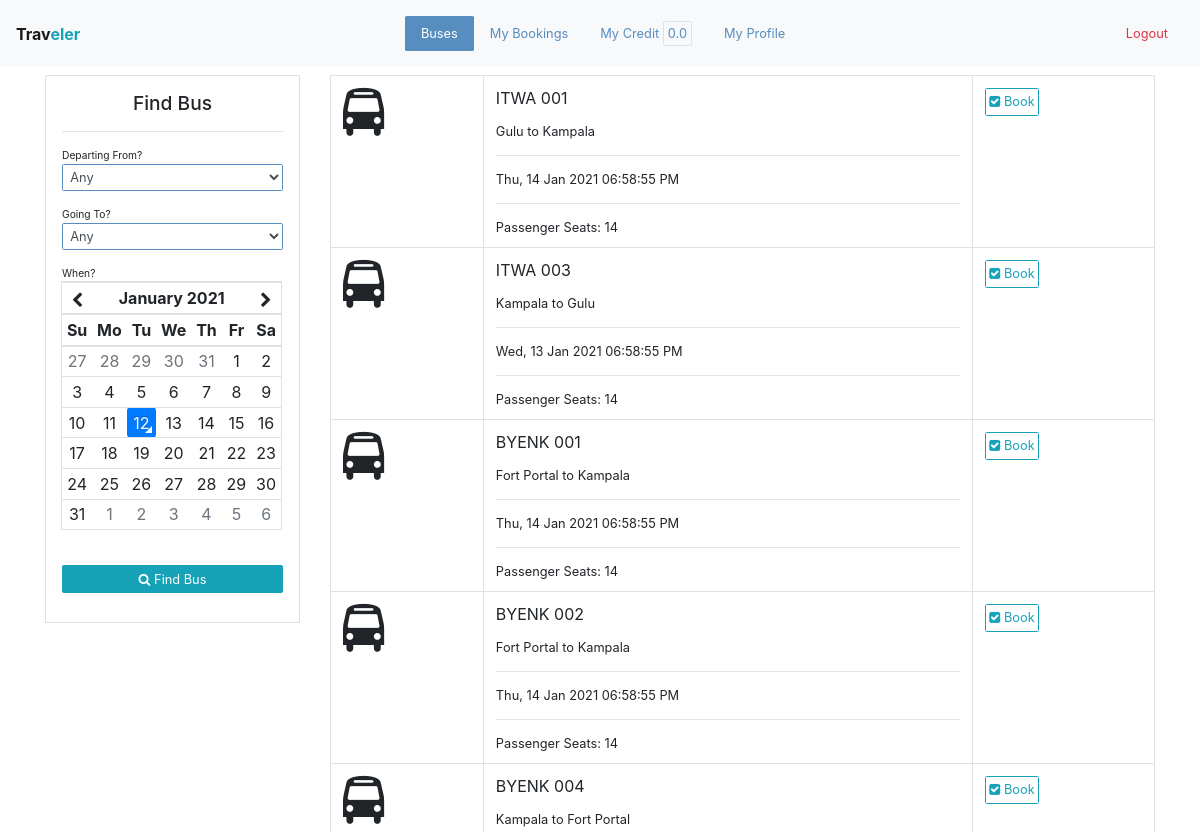
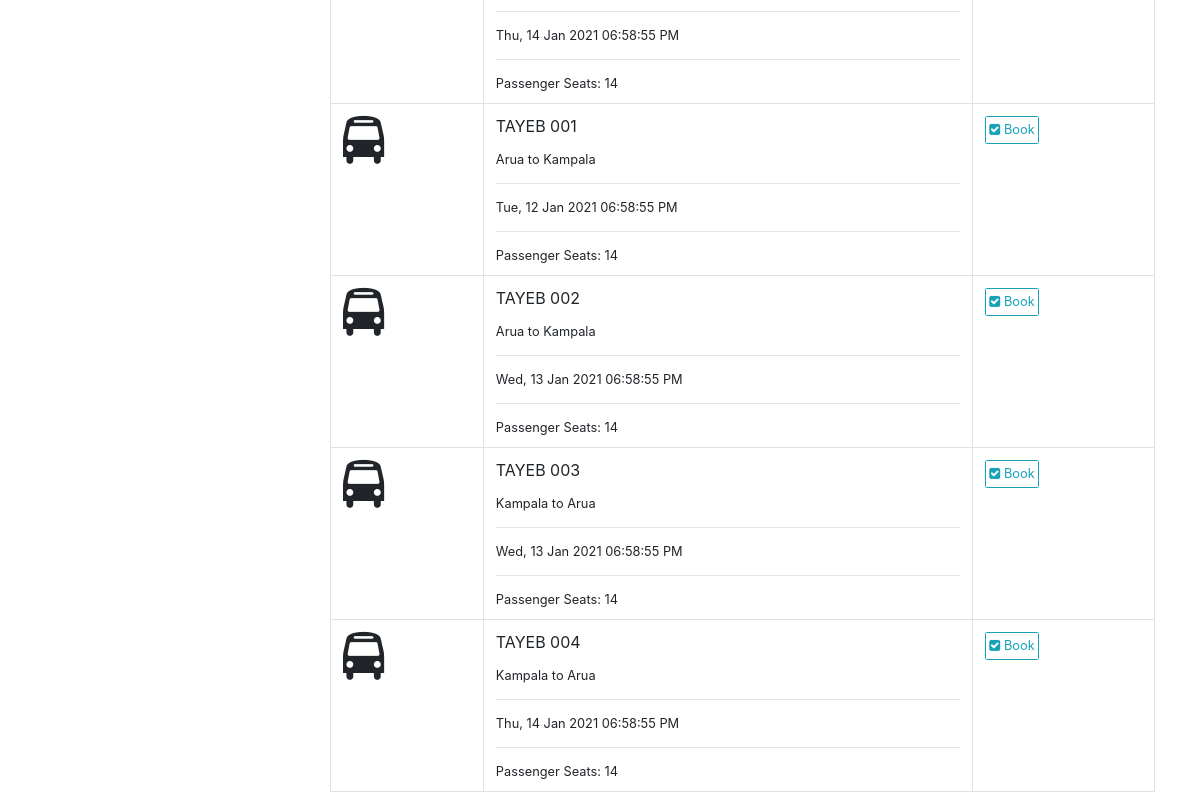
The app's page /bus/search (signed in), older data (2 pictures, top to bottom).
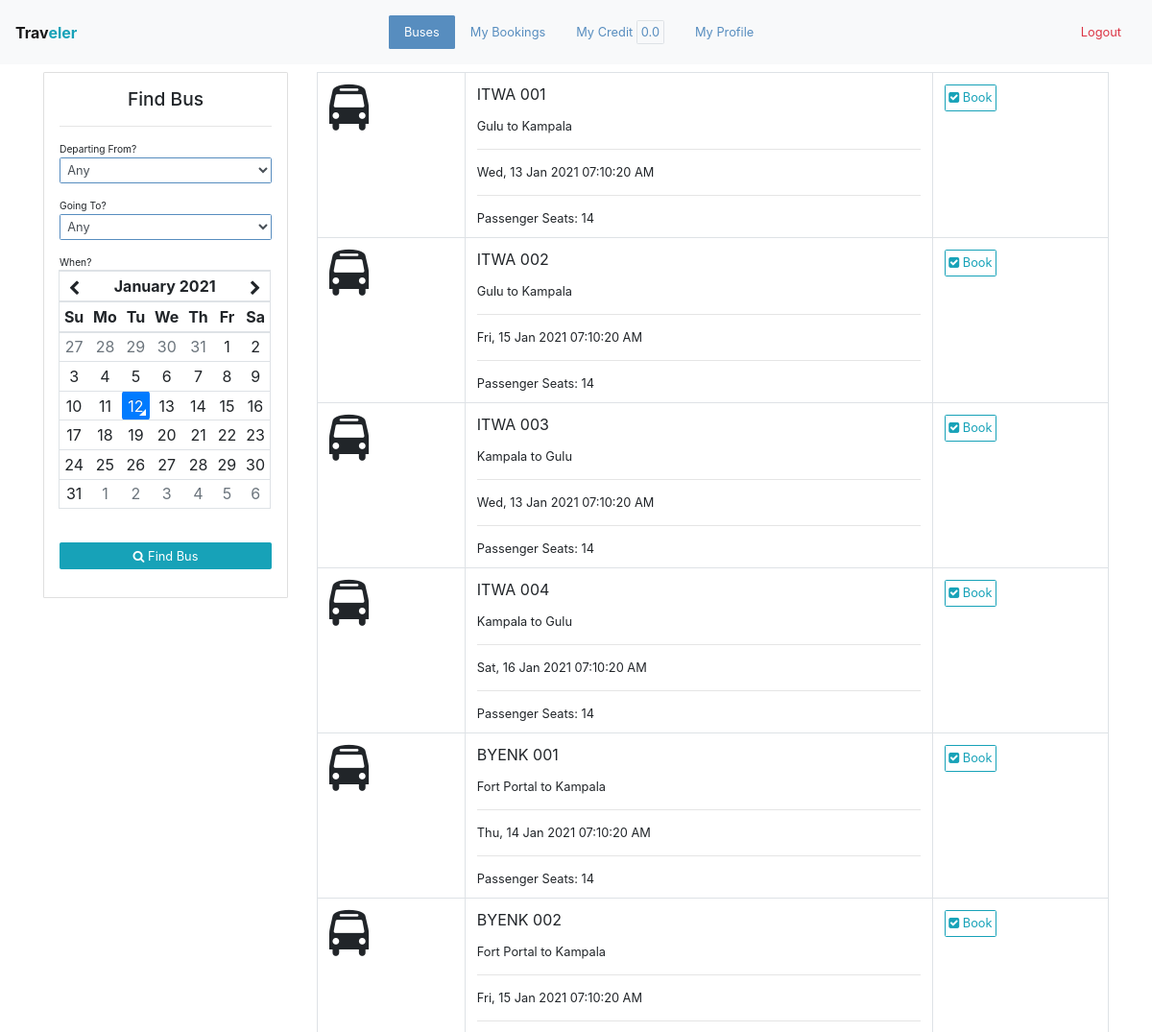
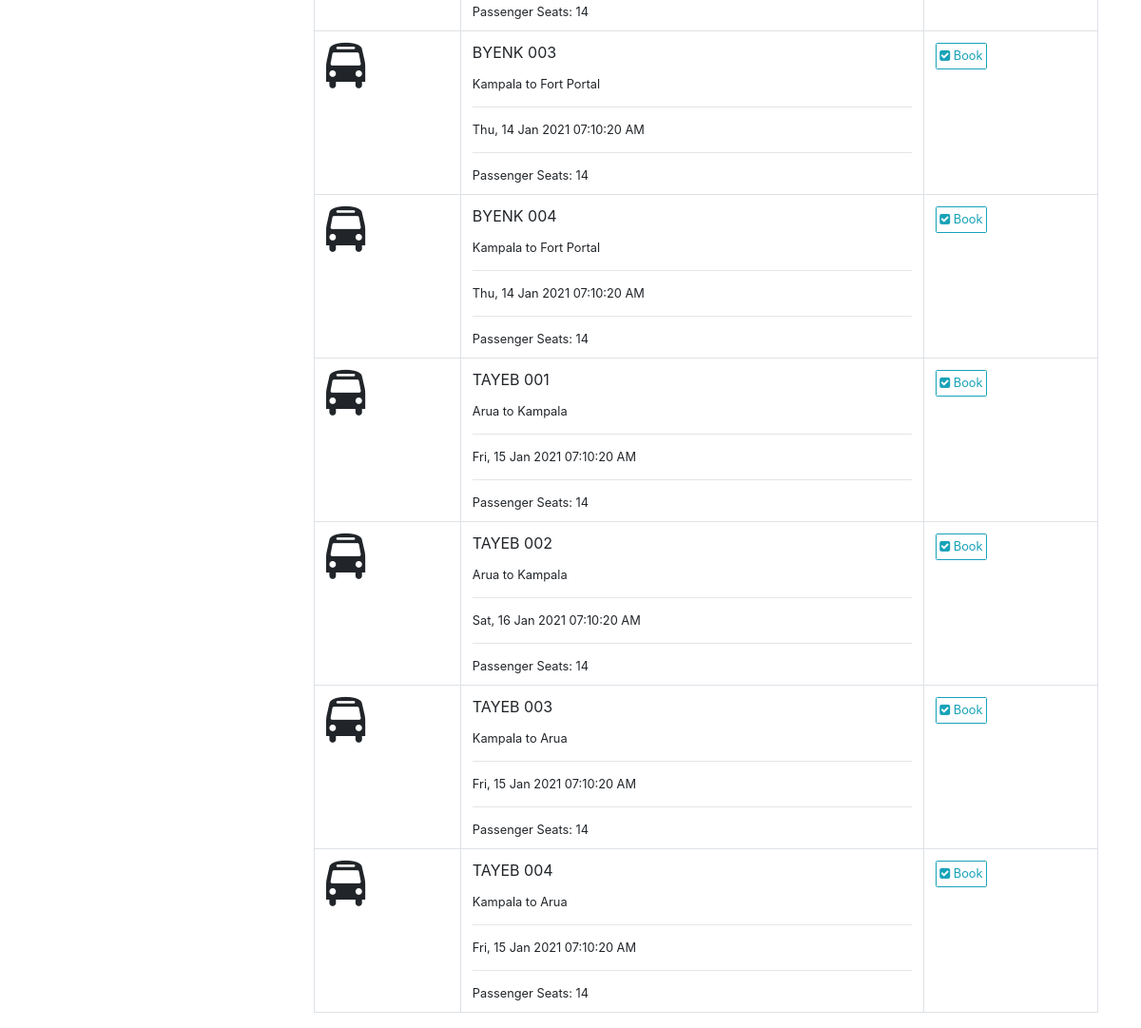
The same page, newer data (2 pictures, top to bottom).
### app/models/models.py (models this page shows, shortened)
class Bus(db.Model):
    id = db.Column(db.Integer, primary_key=True)
    number = db.Column(db.String(16))
    columns = db.Column(db.Integer)
    rows = db.Column(db.Integer)
    broadcast = db.Column(db.Boolean)
    departure_time = db.Column(db.DateTime)
    schedule_cancelled_reason = db.Column(db.String(1024))
    booking_deadline = db.Column(db.DateTime)
    free_bus_time = db.Column(db.DateTime)
    branch_id = db.Column(db.Integer, db.ForeignKey("branch.id"))
    company_id = db.Column(db.Integer, db.ForeignKey("company.id"))
    status_id = db.Column(db.Integer, db.ForeignKey("status.id"))
    journey_id = db.Column(db.Integer, db.ForeignKey("journey.id"))
    grids = db.relationship("Grid", backref="bus", cascade="delete", lazy="dynamic")
    bookings = db.relationship("Booking", backref="bus")
    payments = db.relationship("Payment", backref="bus")
    def seats(self):
        return list(filter(lambda grid:grid.grid_type==1, self.grids))

class Journey(db.Model):
    id = db.Column(db.Integer, primary_key=True)
    from_ = db.Column(db.String(64))
    to = db.Column(db.String(64))
    distance = db.Column(db.Float)
    duration = db.Column(db.Float)
    branch_id = db.Column(db.Integer, db.ForeignKey("branch.id"))
    buses = db.relationship("Bus", backref="journey")
    pickups = db.relationship("Pickup", backref="journey")
    pricings = db.relationship("Pricing", backref="journey")
    payments = db.relationship("Payment", backref="journey")
    def __str__(self):
        return f"{self.from_} to {self.to}"

### app/WEB/views/bus.py (the view)
@bus_bp.route("/search", methods=["GET"])
def search_buses():
	search_buses_form = SearchBusesForm(request.args)
	from_ = None
	to = None
	departure_time = None
	if request.args and search_buses_form.validate():
		data = search_buses_form.data
		from_ = data.get("from_")
		to = data.get("to")
		departure_time = data.get("departure_time")
	buses = find_buses(from_=from_, to=to, departure_time=departure_time)
	if departure_time:
		search_buses_form.departure_time.data = departure_time.strftime(app.config.get("DATETIME_FORMAT"))
	template = "index/search-buses-results.html"
	if current_user.is_authenticated:
		template = "bus/passenger-buses.html"
	return render_template(template, buses=buses, search_buses_form=search_buses_form)

### app/WEB/forms/bus.py (shortened to what this page needs)
class SearchBusesForm(FlaskForm):
	UTC_offset = StringField(widget=HiddenInput())
	from_ = SelectField("Departing From?", validators=[])
	to = SelectField("Going To?", validators=[])
	departure_time = StringField("When?", validators=[])
	submit = SubmitField('Find Bus')
	def __init__(self, *args, **kwargs):
		super().__init__(*args, **kwargs)
		self.datetime_format = app.config.get("DATE_FORMAT")
		self.from_.choices = [("", "Any")]
		self.to.choices = [("", "Any")]

### app/WEB/context_processors.py (called while the page is built)
@app.context_processor
def application():
	return  {
		"HOST": app.config.get("HOST_ADDRESS")
	}

@app.context_processor
def company():
	context = dict()
	if current_user.is_authenticated:
		context["profile"] = current_user.profile
		branch = current_user.profile.branch
		if branch:
			context["branch"] = branch
			context["company"] = branch.company
	return context

### app/WEB/template_filters.py (called while the page is built)
def datetimeformat(value, format='%H:%M / %d-%m-%Y'):
	if isinstance(value, datetime):
		return value.strftime(format)

### app/helpers/datetimes.py (called while the page is built)
def now():
	return datetime.datetime.now().astimezone(timezone)

### app/setup.py (called while the page is built)
@login_manager.user_loader
def load_user(user_id):
	return User.query.get(user_id)

### app/templates/bus/passenger-buses.html (shortened to what this page needs)
{% extends 'index/passenger-base.html' %}
{% block buses_active %}active{% endblock %}
{% block content %}
	<div class="container">
		<div class="row">
			<div class="col-md-3 pt-2">
				<div class="card mobile-offcanvas" id="offcanvasSearchBusesForm">
					<div class="card-body p-3">
						<h4 class="text-center">Find Bus</h4>
						<hr>
						{% include 'index/search-buses-form.html' %}
					</div>
				</div>
			</div>
			<div class="col-md-9 pt-2">
				{% include 'index/available-buses.html' %}
			</div>
		</div>
	</div>
{% endblock %}

### app/templates/index/available-buses.html
<table class="table table-responsive-sm border">
    <tbody>
        {% for bus in buses %}
            <tr>
                <td>
                	<span class="fa fa-bus fa-3x"></span>
                </td>
                <td class="border m-auto">
                    <p>{{bus.number}}</p>
                    <small>{{bus.journey}}</small>
                    <hr>
                    <small>{{bus.departure_time|datetimeformat('%a, %d %b %Y %r')}}</small>
                    <hr>
                    <small>Passenger Seats: {{bus.seats()|length}} </small>
                </td>
                <td><a href="{{url_for('bus.get_passenger_bus', bus_id=bus.id)}}" class='btn btn-outline-info'><span class="fa fa-check-square"></span> Book</a></td>
            </tr>
        {% else %}
            <div class="container" align="center">
                <p class="display-4 text-muted p-2">No Buses Available!</p>
            </div>
        {% endfor %}
    </tbody>
</table>

Row changes from the older to the newer data that the page shows:
changed Bus "ITWA 001": departure_time "Thu, 14 Jan 2021 06:58:55 PM" → "Wed, 13 Jan 2021 07:10:20 AM"
now on this page (row edited): Bus: number "ITWA 002", journey "Gulu to Kampala", departure_time "Fri, 15 Jan 2021 07:10:20 AM", seats|length "14"
changed Bus "ITWA 003": departure_time "Wed, 13 Jan 2021 06:58:55 PM" → "Wed, 13 Jan 2021 07:10:20 AM"
now on this page (row edited): Bus: number "ITWA 004", journey "Kampala to Gulu", departure_time "Sat, 16 Jan 2021 07:10:20 AM", seats|length "14"
changed Bus "BYENK 001": departure_time "Thu, 14 Jan 2021 06:58:55 PM" → "Thu, 14 Jan 2021 07:10:20 AM"
changed Bus "BYENK 002": departure_time "Thu, 14 Jan 2021 06:58:55 PM" → "Fri, 15 Jan 2021 07:10:20 AM"
now on this page (row edited): Bus: number "BYENK 003", journey "Kampala to Fort Portal", departure_time "Thu, 14 Jan 2021 07:10:20 AM", seats|length "14"
changed Bus "BYENK 004": departure_time "Thu, 14 Jan 2021 06:58:55 PM" → "Thu, 14 Jan 2021 07:10:20 AM"
changed Bus "TAYEB 001": departure_time "Tue, 12 Jan 2021 06:58:55 PM" → "Fri, 15 Jan 2021 07:10:20 AM"
changed Bus "TAYEB 002": departure_time "Wed, 13 Jan 2021 06:58:55 PM" → "Sat, 16 Jan 2021 07:10:20 AM"
changed Bus "TAYEB 003": departure_time "Wed, 13 Jan 2021 06:58:55 PM" → "Fri, 15 Jan 2021 07:10:20 AM"
changed Bus "TAYEB 004": departure_time "Thu, 14 Jan 2021 06:58:55 PM" → "Fri, 15 Jan 2021 07:10:20 AM"
